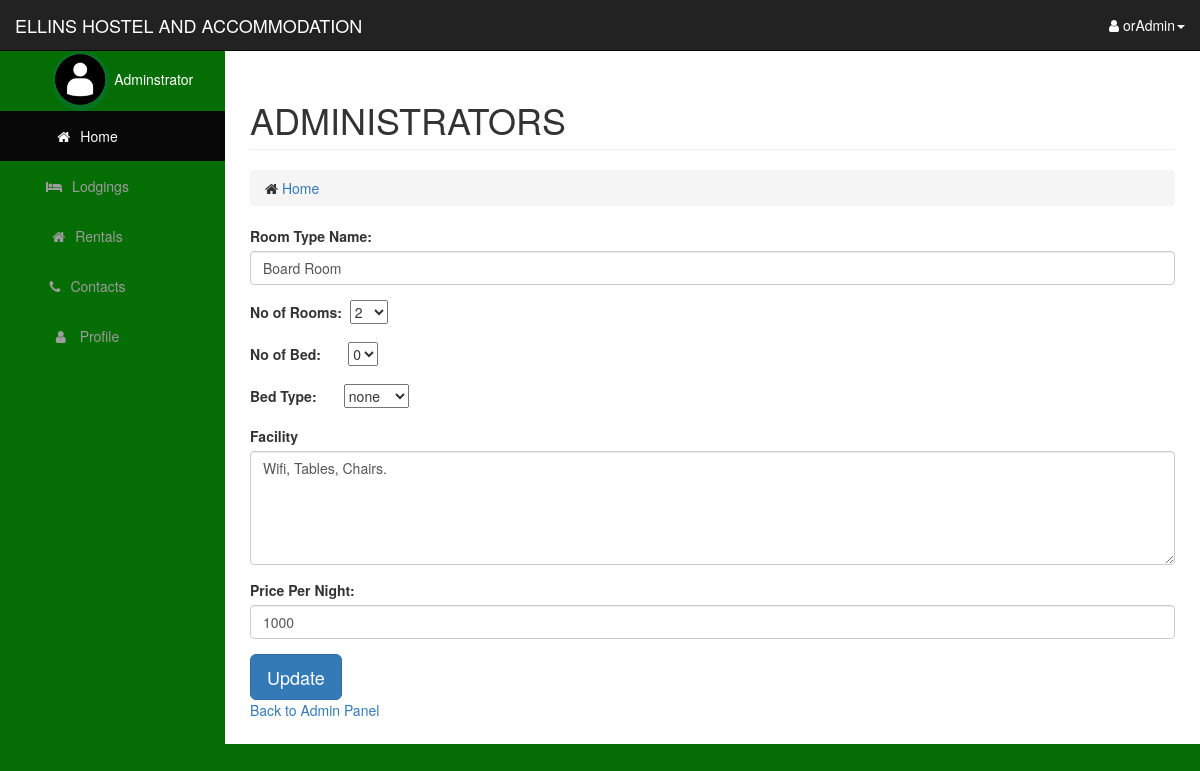
The page /admin/edit_room_cat.php?roomname=Board Room (signed in) on the database its author committed.
### tables this page shows
CREATE TABLE `room_category` (
  `roomname` text NOT NULL,
  `room_qnty` int(11) NOT NULL,
  `available` int(11) NOT NULL,
  `booked` int(11) NOT NULL,
  `no_bed` int(11) NOT NULL,
  `bedtype` text NOT NULL,
  `facility` text NOT NULL,
  `price` float NOT NULL
);

### admin/includes/class.user.php (called while the page is built, shortened)
<?php
        class user
        {
            public function __construct()
            {
                $this->db=new mysqli('localhost','root','*123*VYBZ','orange_house');
            }
        }
?>

### admin/edit_room_cat.php (the view, shortened to what this page needs)
<?php
include_once 'includes/class.user.php';
$user=new User();
$room_cat=$_GET['roomname'];
$sql="SELECT * FROM room_category WHERE roomname='$room_cat'";
$query=mysqli_query($user->db, $sql);
$row = mysqli_fetch_array($query);
?>
<body>
<?php include 'includes/navigation.php';?>
    <div id="page-wrapper">
            <div class="container-fluid">
                <div class="row">
                    <div class="col-lg-12">
                        <h1 class="page-header">
                            ADMINISTRATORS
                            </h1>
                        <ol class="breadcrumb">
                            <li>
                                <i class="fa fa-Home"></i>  <a href="index.php">Home</a>
                        </ol>
                    </div>
                </div>
            <form action="" method="post" name="room_category">
                <div class="form-group">
                    <label for="roomname">Room Type Name:</label>
                    <input type="text" class="form-control" name="roomname" value="<?php echo $row['roomname'] ?>" required>
                </div>
                 <div class="form-group">
                    <label for="qty">No of Rooms:</label>&nbsp;
                    <select name="room_qnty">
                    <option value="<?php echo $row['room_qnty'] ?>"><?php echo $row['room_qnty'] ?></option>
                    </select>
                </div>
                <div class="form-group">
                    <label for="bed">No of Bed:</label>&nbsp;&nbsp;&nbsp;&nbsp;&nbsp;&nbsp;
                    <select name="no_bed">
                     <option value="<?php echo $row['no_bed'] ?>"><?php echo $row['no_bed'] ?></option>
                    </select>
                </div>
                <div class="form-group">
                    <label for="bedtype">Bed Type:</label>&nbsp;&nbsp;&nbsp;&nbsp;&nbsp;&nbsp;
                   <select name="bedtype">
                     <option value="<?php echo $row['bedtype'] ?>"><?php echo $row['bedtype'] ?></option>
                    </select>
                </div>
                <div class="form-group">
                    <label for="Facility">Facility</label>
                    <textarea class="form-control" rows="5" name="facility"><?php echo $row['facility'] ?></textarea>
                </div>
               <div class="form-group">
                    <label for="price">Price Per Night:</label>
                    <input type="text" class="form-control" name="price" value="<?php echo $row['price'] ?>" required>
                </div>
                <button type="submit" class="btn btn-lg btn-primary button" name="submit">Update</button>
               <br>
                <div id="click_here">
                    <a href="index.php">Back to Admin Panel</a>
                </div>
            </form>
            </div>
    </div>
</body>
</html>

### admin/css/seku.css (style rules this page uses)
body { margin-top: 100px; background-color: #046D04; }
@media (min-width:768px) { body { margin-top: 50px; } }
#page-wrapper { width: 100%; padding: 0; background-color: #fff; }
@media (min-width:768px) { #page-wrapper { padding: 10px; } }

### rows shown on the page
room_category: roomname "Board Room", room_qnty "2", no_bed "0", bedtype "none", facility "Wifi, Tables, Chairs.", price "1000"

### other values the page prints
$_SESSION['usname'] "orAdmin"
